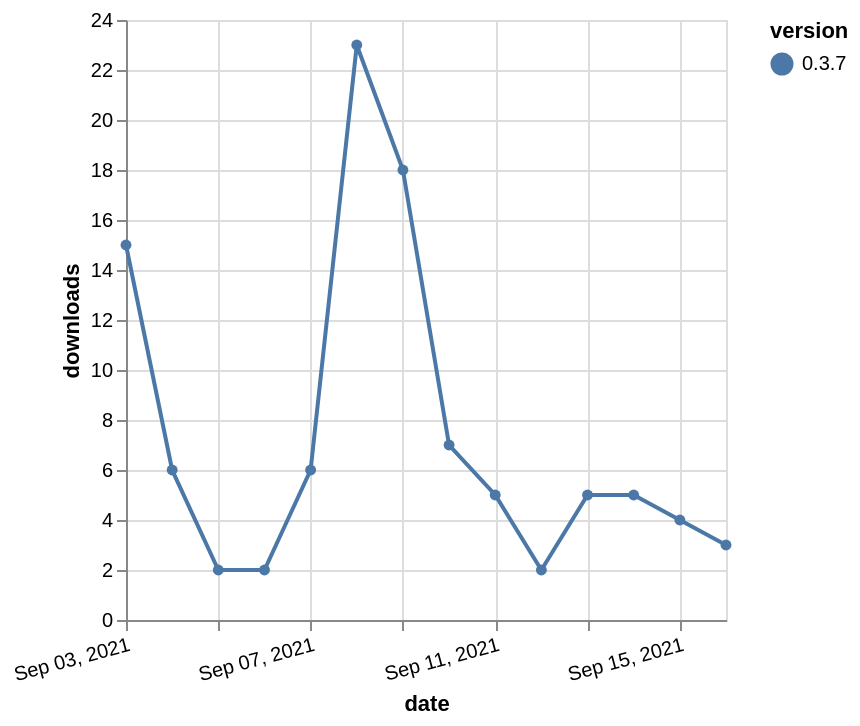

Describe this chart as a Vega-Lite specification.
### Vega-Lite specification from a JSON file in a GitHub repository (floating-point values rounded to 4 significant figures)
{"$schema": "https://vega.github.io/schema/vega-lite/v5.json", "description": "A simple bar chart with embedded data.", "data": {"values": [{"date": "2021-09-03", "total": 9615, "delta": 15, "version": "0.3.7"}, {"date": "2021-09-04", "total": 9621, "delta": 6, "version": "0.3.7"}, {"date": "2021-09-05", "total": 9623, "delta": 2, "version": "0.3.7"}, {"date": "2021-09-06", "total": 9625, "delta": 2, "version": "0.3.7"}, {"date": "2021-09-07", "total": 9631, "delta": 6, "version": "0.3.7"}, {"date": "2021-09-08", "total": 9654, "delta": 23, "version": "0.3.7"}, {"date": "2021-09-09", "total": 9672, "delta": 18, "version": "0.3.7"}, {"date": "2021-09-10", "total": 9679, "delta": 7, "version": "0.3.7"}, {"date": "2021-09-11", "total": 9684, "delta": 5, "version": "0.3.7"}, {"date": "2021-09-12", "total": 9686, "delta": 2, "version": "0.3.7"}, {"date": "2021-09-13", "total": 9691, "delta": 5, "version": "0.3.7"}, {"date": "2021-09-14", "total": 9696, "delta": 5, "version": "0.3.7"}, {"date": "2021-09-15", "total": 9700, "delta": 4, "version": "0.3.7"}, {"date": "2021-09-16", "total": 9703, "delta": 3, "version": "0.3.7"}]}, "width": "container", "mark": {"type": "line", "point": {"filled": true}}, "encoding": {"x": {"field": "date", "type": "temporal", "timeUnit": "yearmonthdate", "title": "date", "axis": {"labelAngle": -15}}, "y": {"field": "delta", "type": "quantitative", "title": "downloads"}, "color": {"field": "version", "type": "nominal"}, "tooltip": {"field": "delta"}}}
